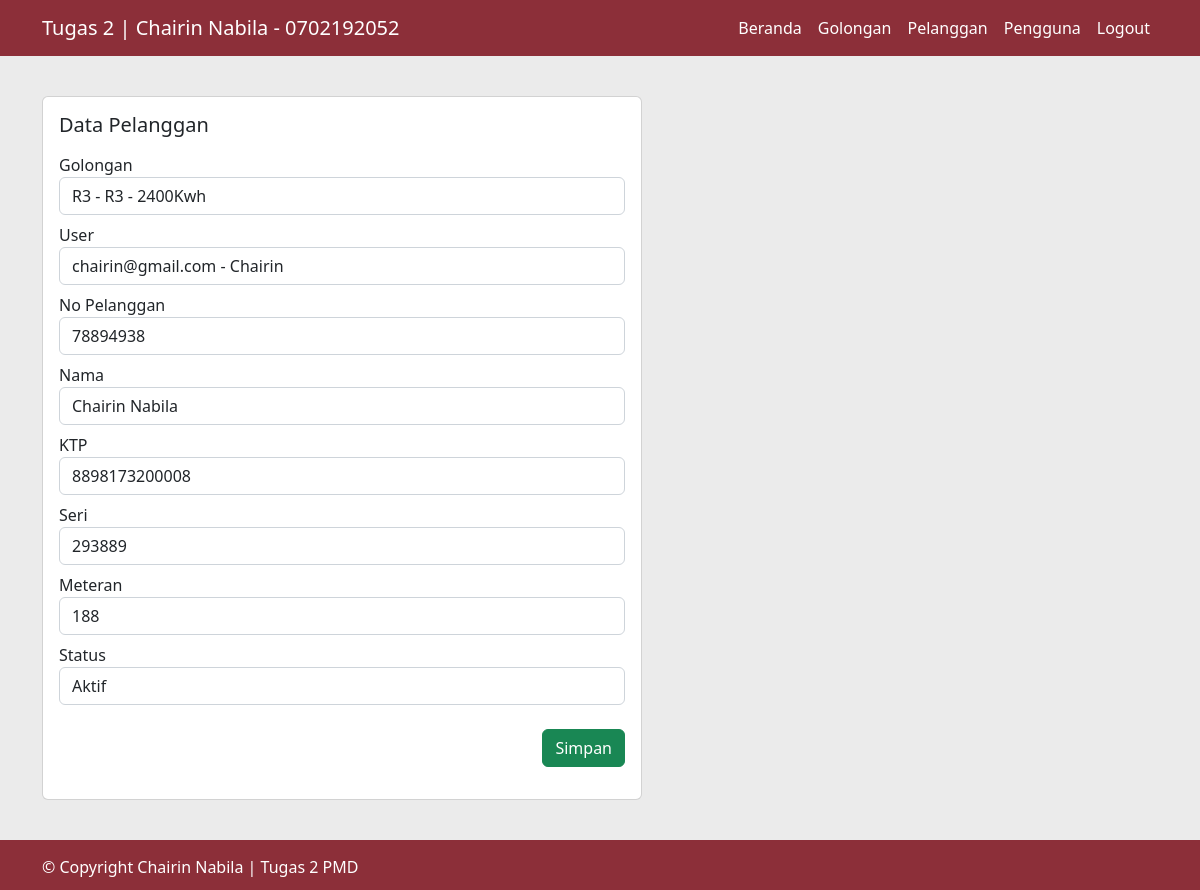
/index.php?page=edit_pelanggan&id=1 (signed in), run on the app's committed database.
### tables this page shows
CREATE TABLE `pelanggans` (
  `id` bigint(20) UNSIGNED NOT NULL,
  `golongan_id` bigint(20) UNSIGNED NOT NULL,
  `pel_no` varchar(255) NOT NULL,
  `pel_nama` varchar(255) NOT NULL,
  `pel_ktp` varchar(255) NOT NULL,
  `pel_seri` varchar(255) NOT NULL,
  `pel_meteran` varchar(255) NOT NULL,
  `pel_aktif` varchar(255) NOT NULL,
  `user_id` bigint(20) UNSIGNED NOT NULL,
  `created_at` timestamp NULL DEFAULT NULL,
  `updated_at` timestamp NULL DEFAULT NULL
);

CREATE TABLE `golongans` (
  `id` bigint(20) UNSIGNED NOT NULL,
  `gol_kode` varchar(255) NOT NULL,
  `gol_nama` varchar(255) NOT NULL,
  `created_at` timestamp NULL DEFAULT NULL,
  `updated_at` timestamp NULL DEFAULT NULL
);

CREATE TABLE `users` (
  `id` bigint(20) UNSIGNED NOT NULL,
  `user_email` varchar(255) NOT NULL,
  `user_nama` varchar(255) NOT NULL,
  `user_alamat` text NOT NULL,
  `user_hp` varchar(255) NOT NULL,
  `user_pos` varchar(255) NOT NULL,
  `user_role` int(11) NOT NULL,
  `user_aktif` int(11) NOT NULL,
  `password` varchar(255) NOT NULL
);

### app/DB.php (called while the page is built, shortened)
<?php
    class DB{
        public function __construct(){
            try{
                $this->db = new PDO("mysql:host=localhost;dbname=tugas_2_chairin", "root", "");
            } catch(\Exception $e){
                die("Error : " . $e->getMassage());
            }
        }
    }

### app/Golongan.php (called while the page is built, shortened)
<?php
class Golongan extends DB{
    public function index(){
        $sql = "select * from golongans";
        $stmt = $this->db->prepare($sql);
        $stmt->execute();
        $data = [];
        while ($rows = $stmt->fetch()){
            $data[] = $rows;
        }
        return $data;
    }
}

### app/Pelanggan.php (called while the page is built, shortened)
<?php
class Pelanggan extends DB{
    public function edit($id){
        $sql = "SELECT * FROM pelanggans WHERE id='$id'";
        $stmt = $this->db->prepare($sql);
        $stmt->execute();
        $row = $stmt->fetch();
        return $row;
    }
}

### app/Pengguna.php (called while the page is built, shortened)
<?php
class Pengguna extends DB{
    public function index(){
        $sql = "select * from users";
        $stmt = $this->db->prepare($sql);
        $stmt->execute();
        $data = [];
        while ($rows = $stmt->fetch()){
            $data[] = $rows;
        }
        return $data;
    }
}

### pages/edit_pelanggan.php (the view, shortened to what this page needs)
<?php
    $golongan = new App\Golongan();
    $data_golongan = $golongan->index();
    $user = new App\Pengguna();
    $data_user = $user->index();
    $pelanggan = new App\Pelanggan();
    $row = $pelanggan->edit($_GET['id']);
?>
<div class="container" style="padding-top: 40px; padding-bottom: 40px; min-height: 600px">
    <div class="card" style="width: 600px">
        <div class="card-body">
        <div class="card-title"><h5>Data Pelanggan</h5></div>
        <p class="card-text">
            <form method="POST">
                <div class="form-group mt-2">
                    <label for="">Golongan</label>
                    <select name="golongan_id" class="form-control" id="">
                        <?php foreach($data_golongan as $item) { ?>
                        <option value="<?php echo $item['id'] ?>"
                            <?php if ($item['id'] == $row['golongan_id']) { ?>
                                selected
                            <?php } ?>
                        >
                            <?php echo $item['gol_kode'] ?> - <?php echo $item['gol_nama'] ?>
                        </option>
                        <?php } ?>
                    </select>
                </div>
                <div class="form-group mt-2">
                    <label for="">User</label>
                    <select name="user_id" class="form-control">
                        <?php foreach($data_user as $item) { ?>
                        <option value="<?php echo $item['id'] ?>"
                            <?php if ($item['id'] == $row['user_id']) { ?>
                                selected
                            <?php } ?>
                        >
                            <?php echo $item['user_email'] ?> - <?php echo $item['user_nama'] ?>
                        </option>
                        <?php } ?>
                    </select>
                </div>
                <div class="form-group mt-2">
                    <label for="">No Pelanggan</label>
                    <input type="text" name="pel_no" class="form-control" value="<?php echo $row['pel_no'] ?>">
                </div>
                <div class="form-group mt-2">
                    <label for="">Nama</label>
                    <input type="text" name="pel_nama" class="form-control" value="<?php echo $row['pel_nama'] ?>">
                </div>
                <div class="form-group mt-2">
                    <label for="">KTP</label>
                    <input type="number" name="pel_ktp" class="form-control" value="<?php echo $row['pel_ktp'] ?>">
                </div>
                <div class="form-group mt-2">
                    <label for="">Seri</label>
                    <input type="text" name="pel_seri" class="form-control" value="<?php echo $row['pel_seri'] ?>">
                </div>
                <div class="form-group mt-2">
                    <label for="">Meteran</label>
                    <input type="text" name="pel_meteran" class="form-control" value="<?php echo $row['pel_meteran'] ?>">
                </div>
                <div class="form-group mt-2">
                    <label for="">Status</label>
                    <select name="pel_aktif" class="form-control">
                        <option value="1"
                        <?php if ($row['pel_aktif'] == 1) { ?>
                            selected
                        <?php } ?>
                        >Aktif</option>
                    </select>
                </div>
                <div class="d-flex justify-content-end mt-4">
                    <button class="btn btn-success" name="simpan">Simpan</button>
                </div>
            </form>
        </p>
        </div>
    </div>
</div>

### data on the page
pelanggans: golongan_id "R3 - R3 - 2400Kwh", user_id "chairin@gmail.com - Chairin", pel_no "78894938", pel_nama "Chairin Nabila", pel_ktp "8898173200008", pel_seri "293889", pel_meteran "188", pel_aktif "Aktif"
